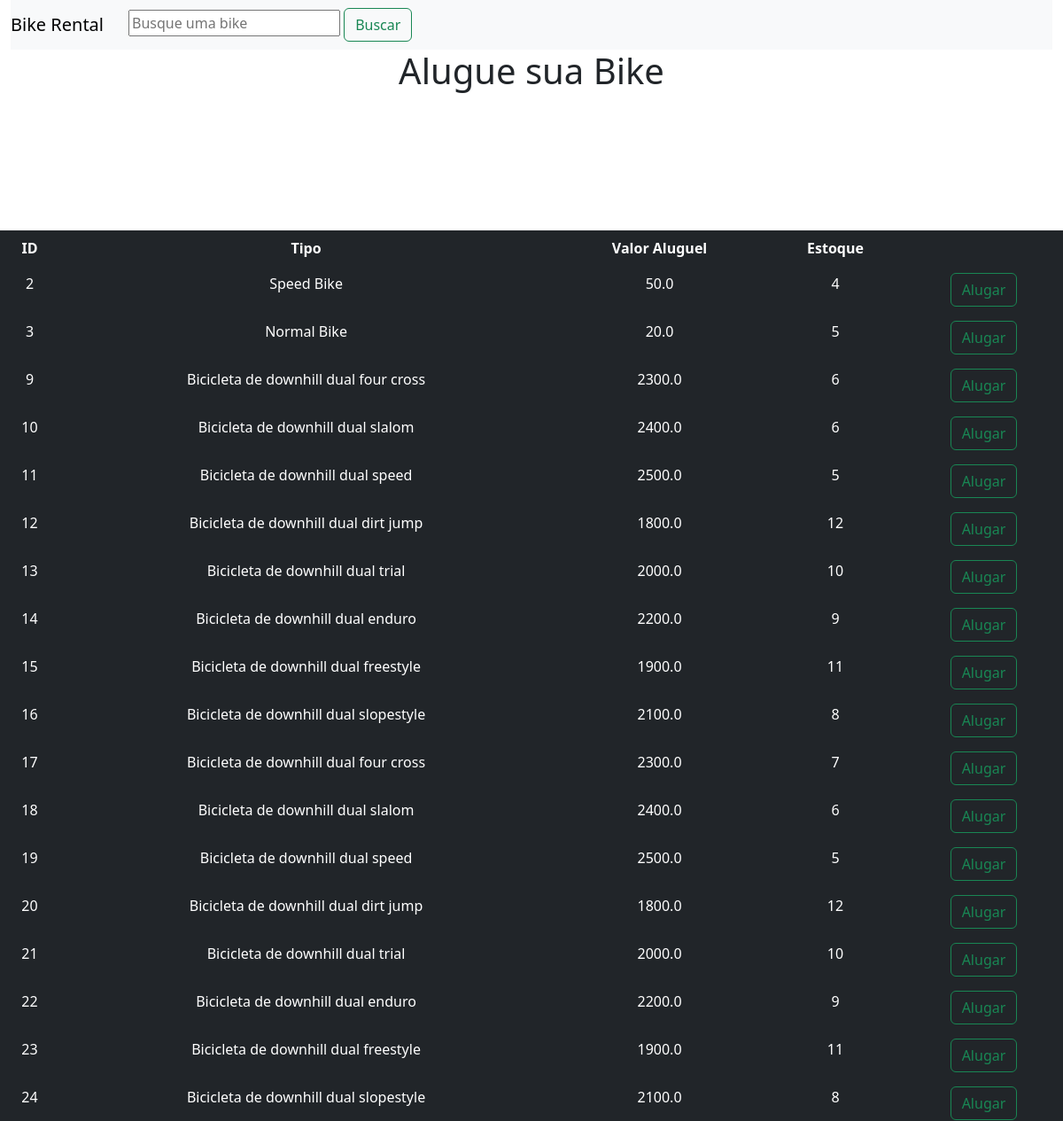
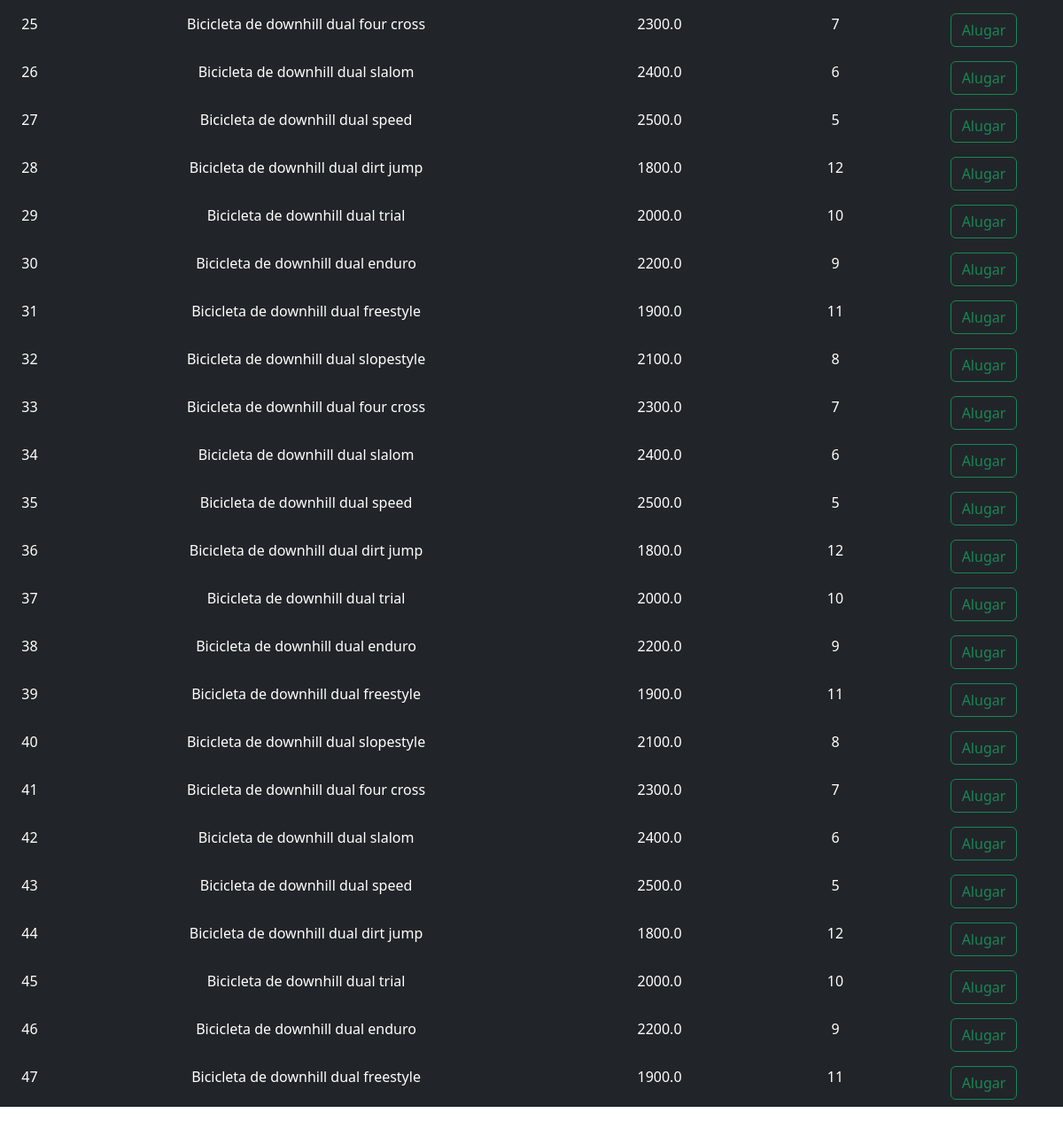
Screenshot of /lista with the database file from the repository (2 pictures, top to bottom).
### tables this page shows
CREATE TABLE bicicletas
             (id INTEGER PRIMARY KEY,
             tipo TEXT NOT NULL,
             valor REAL NOT NULL,
             estoque INTEGER NOT NULL);

### projeto_conclus-o_python/projeto_conclusao_shift-python-main/app.py (the view)
@app.route('/lista')
def lista():
    conn = sqlite3.connect('Bikes.db')
    c = conn.cursor()
    c.execute("SELECT * FROM bicicletas")
    bikes = c.fetchall()
    return render_template('lista.html', bikes=bikes)

### projeto_conclus-o_python/projeto_conclusao_shift-python-main/templates/lista.html (shortened to what this page needs)
<!DOCTYPE html>
<html lang="en">
<head>
    <link rel="stylesheet" type="text/css" href="{{ url_for('static', filename='style.css') }}">
    <link href="https://cdn.jsdelivr.net/npm/bootstrap@5.3.0-alpha3/dist/css/bootstrap.min.css" rel="stylesheet"
>
</head>
<body>
    {% block content %}
    <div class="container-fluid ms-auto">
        <nav class="navbar navbar-expand-lg navbar-light bg-light">
            <a class="navbar-brand" href="# ">Bike Rental</a>
            <div class="container-fluid ms-auto">
               <form action="{{ url_for('buscar') }}" method="POST">
                 <input type="text" name="termo_busca" placeholder="Busque uma bike">
                 <button class="btn btn-outline-success" type="submit">Buscar</button>
               </form>
            </div>
        </nav>
    </div>
    <div>
        <h1>Alugue sua Bike</h1>
    </div>
    <table class=" table table-dark table-borderless">
        <tr align="center" >
            <th scope="col">ID</th>
            <th scope="col">Tipo</th>
            <th scope="col">Valor Aluguel</th>
            <th scope="col">Estoque</th>
            <th scope="col"></th>
        </tr>
        {% for bike in bikes %}
        <tbody>
            <tr align="center">
                <td>{{ bike[0] }}</td>
                <td>{{ bike[1] }}</td>
                <td>{{ bike[2] }}</td>
                <td>{{ bike[3] }}</td>
                <td>
                    <form action="{{ url_for('alugar', id=bike[0]) }}" method="POST">
                        <button type="checkbox" type="button" class="btn btn-outline-success" >Alugar</button>
                    </form>
            </tr>
        </tbody>
        {% endfor %}
    </table>
    {% endblock %}
</body>
</html>

### projeto_conclus-o_python/projeto_conclusao_shift-python-main/static/style.css (style rules this page uses)
h1, h2, h3, h4, h5, h6 , p { font-weight: 700; margin-top: 0; font-weight: bold; text-align: center; }

### rows the page displays
bicicletas: id "2", tipo "Speed Bike", valor "50.0", estoque "4"
bicicletas: id "3", tipo "Normal Bike", valor "20.0", estoque "5"
bicicletas: id "9", tipo "Bicicleta de downhill dual four cross", valor "2300.0", estoque "6"
bicicletas: id "10", tipo "Bicicleta de downhill dual slalom", valor "2400.0", estoque "6"
bicicletas: id "11", tipo "Bicicleta de downhill dual speed", valor "2500.0", estoque "5"
bicicletas: id "12", tipo "Bicicleta de downhill dual dirt jump", valor "1800.0", estoque "12"
bicicletas: id "13", tipo "Bicicleta de downhill dual trial", valor "2000.0", estoque "10"
bicicletas: id "14", tipo "Bicicleta de downhill dual enduro", valor "2200.0", estoque "9"
bicicletas: id "15", tipo "Bicicleta de downhill dual freestyle", valor "1900.0", estoque "11"
bicicletas: id "16", tipo "Bicicleta de downhill dual slopestyle", valor "2100.0", estoque "8"
bicicletas: id "17", tipo "Bicicleta de downhill dual four cross", valor "2300.0", estoque "7"
bicicletas: id "18", tipo "Bicicleta de downhill dual slalom", valor "2400.0", estoque "6"
bicicletas: id "19", tipo "Bicicleta de downhill dual speed", valor "2500.0", estoque "5"
bicicletas: id "20", tipo "Bicicleta de downhill dual dirt jump", valor "1800.0", estoque "12"
bicicletas: id "21", tipo "Bicicleta de downhill dual trial", valor "2000.0", estoque "10"
bicicletas: id "22", tipo "Bicicleta de downhill dual enduro", valor "2200.0", estoque "9"
bicicletas: id "23", tipo "Bicicleta de downhill dual freestyle", valor "1900.0", estoque "11"
bicicletas: id "24", tipo "Bicicleta de downhill dual slopestyle", valor "2100.0", estoque "8"
bicicletas: id "25", tipo "Bicicleta de downhill dual four cross", valor "2300.0", estoque "7"
bicicletas: id "26", tipo "Bicicleta de downhill dual slalom", valor "2400.0", estoque "6"
bicicletas: id "27", tipo "Bicicleta de downhill dual speed", valor "2500.0", estoque "5"
bicicletas: id "28", tipo "Bicicleta de downhill dual dirt jump", valor "1800.0", estoque "12"
bicicletas: id "29", tipo "Bicicleta de downhill dual trial", valor "2000.0", estoque "10"
bicicletas: id "30", tipo "Bicicleta de downhill dual enduro", valor "2200.0", estoque "9"
bicicletas: id "31", tipo "Bicicleta de downhill dual freestyle", valor "1900.0", estoque "11"
bicicletas: id "32", tipo "Bicicleta de downhill dual slopestyle", valor "2100.0", estoque "8"
bicicletas: id "33", tipo "Bicicleta de downhill dual four cross", valor "2300.0", estoque "7"
bicicletas: id "34", tipo "Bicicleta de downhill dual slalom", valor "2400.0", estoque "6"
bicicletas: id "35", tipo "Bicicleta de downhill dual speed", valor "2500.0", estoque "5"
bicicletas: id "36", tipo "Bicicleta de downhill dual dirt jump", valor "1800.0", estoque "12"
bicicletas: id "37", tipo "Bicicleta de downhill dual trial", valor "2000.0", estoque "10"
bicicletas: id "38", tipo "Bicicleta de downhill dual enduro", valor "2200.0", estoque "9"
bicicletas: id "39", tipo "Bicicleta de downhill dual freestyle", valor "1900.0", estoque "11"
bicicletas: id "40", tipo "Bicicleta de downhill dual slopestyle", valor "2100.0", estoque "8"
bicicletas: id "41", tipo "Bicicleta de downhill dual four cross", valor "2300.0", estoque "7"
bicicletas: id "42", tipo "Bicicleta de downhill dual slalom", valor "2400.0", estoque "6"
bicicletas: id "43", tipo "Bicicleta de downhill dual speed", valor "2500.0", estoque "5"
bicicletas: id "44", tipo "Bicicleta de downhill dual dirt jump", valor "1800.0", estoque "12"
bicicletas: id "45", tipo "Bicicleta de downhill dual trial", valor "2000.0", estoque "10"
bicicletas: id "46", tipo "Bicicleta de downhill dual enduro", valor "2200.0", estoque "9"
bicicletas: id "47", tipo "Bicicleta de downhill dual freestyle", valor "1900.0", estoque "11"
